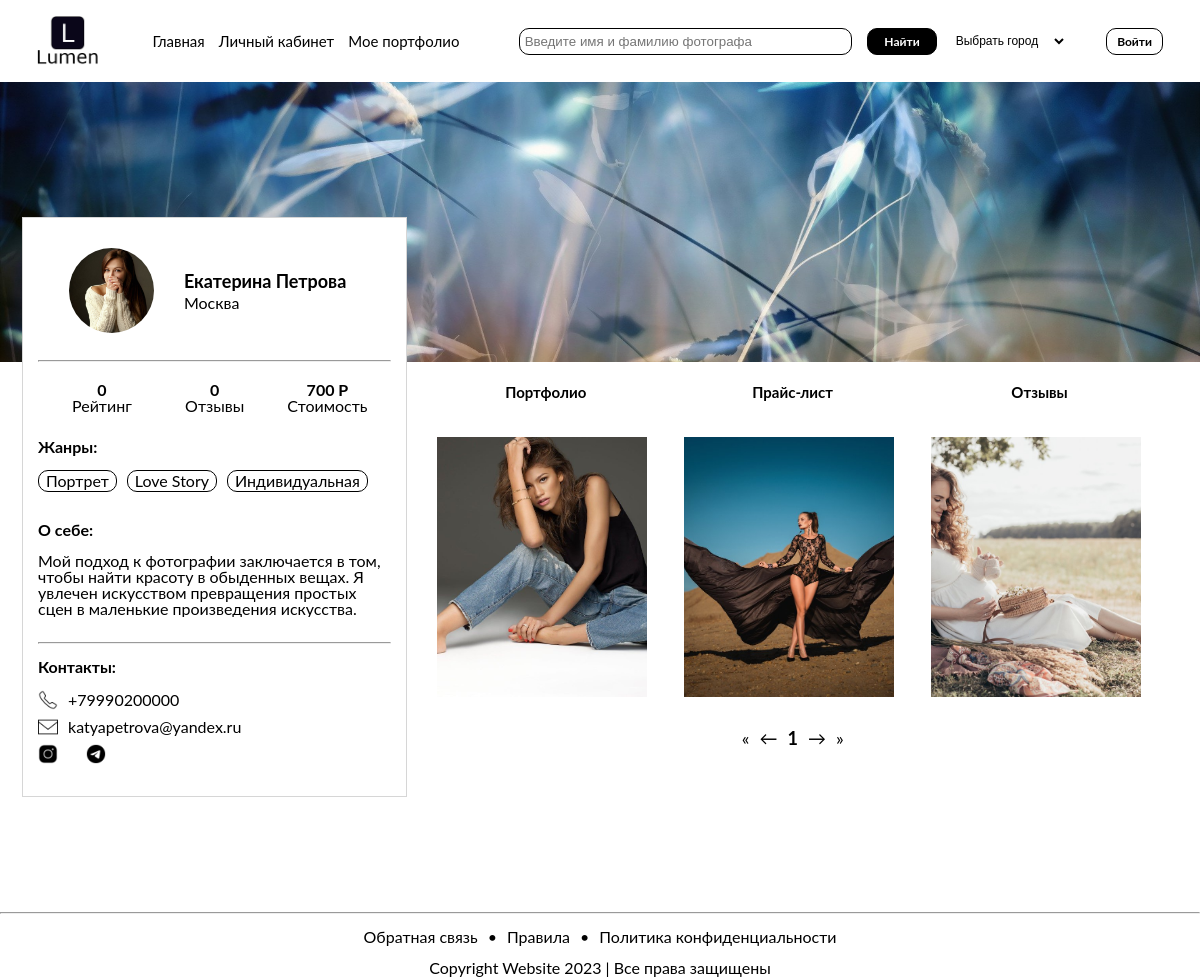
The app's page /pages/profile.php?id=12 with its own data.
### tables this page shows
CREATE TABLE `users` (
  `user_id` int(11) NOT NULL,
  `name` varchar(255) NOT NULL,
  `surname` varchar(255) NOT NULL,
  `email` varchar(255) NOT NULL,
  `password` varchar(255) NOT NULL,
  `telephone` varchar(20) DEFAULT NULL,
  `city` varchar(255) DEFAULT NULL,
  `avatar` varchar(255) DEFAULT NULL,
  `background` varchar(255) DEFAULT NULL,
  `socinst` varchar(255) DEFAULT NULL,
  `socvk` varchar(255) DEFAULT NULL,
  `soctg` varchar(255) DEFAULT NULL,
  `description` text,
  `photographer` tinyint(1) DEFAULT NULL
);

CREATE TABLE `portfolio` (
  `photo_id` int(11) NOT NULL,
  `user_id` int(11) DEFAULT NULL,
  `path_to_photo` varchar(255) NOT NULL,
  `framing` varchar(255) DEFAULT NULL
);

### pages/profile.php (the view, shortened to what this page needs)
<?php include('../include/db_connect.php') ?>
<!DOCTYPE html>
<html lang="en">
<head>
  <link rel="stylesheet" href="/css/reset.css">
  <link rel="stylesheet" href="/css/setka.css">
  <link rel="stylesheet" href="/css/main.css">
  <link rel="stylesheet" href="/css/profile.css">
</head>
<body>
  <?php include('../include/menu.php') ?>
  <section class="profile">
    <?php
    $user_id = $_GET['id'];
    $queryUser = "SELECT name, surname, city, avatar, background, email, telephone, socinst, socvk, soctg, description FROM users WHERE user_id = $user_id";
    $resultUser = $mysqli->query($queryUser);
    if ($resultUser->num_rows > 0) {
      $rowUser = $resultUser->fetch_assoc();
      $name = $rowUser['name'];
      $surname = $rowUser['surname'];
      $city = $rowUser['city'];
      $avatar = $rowUser['avatar'];
      $background = $rowUser['background'];
      $telephone = $rowUser['telephone'];
      $email = $rowUser['email'];
      $socinst = $rowUser['socinst'];
      $socvk = $rowUser['socvk'];
      $soctg = $rowUser['soctg'];
      $description = $rowUser['description'];
    }
    ?>
    <div class="profile__fon">
      <?php
      if (!empty($background)) {
        echo '<img class="fon__image " src="/' . $background . '" alt="User Fon">';
      } else {
        echo '<img class="fon__image " src="/img/fon.jpg" alt="User Fon">';
      }
      ?>
    </div>
    <div class="container">
      <div class="row allblocks">
        <div class="col-4 profile__block">
          <div class="row profile__info justify__content__evenly align__items__center">
            <div class="col-3 profile__avatar"><img class="profile__avatar__img" src="/<?php echo $avatar; ?>"></div>
            <div class="col-7 profile__name">
              <p class="name__style"><?php echo $name; ?></p>
              <p class="name__style"><?php echo $surname; ?></p>
              <p><?php echo $city; ?></p>
            </div>
          </div>
          <hr class="profile__line">
          <div class="row profile__marks">
            <div class="col-4-card">
              <div>
                <p class="marks__value"><span class="rating_value">0</span></p>
              </div>
              <div>
                <p>Рейтинг</p>
              </div>
            </div>
            <div class="col-4-card">
              <div>
                <p class="marks__value"><span class="count__reviews_value">0</span></p>
              </div>
              <div>
                <p>Отзывы</p>
              </div>
            </div>
            <?php
            $queryMinPrice = "SELECT IFNULL(MIN(price), 0) AS min_price FROM services WHERE user_id = $user_id";
            $resultMinPrice = $mysqli->query($queryMinPrice);
            $rowMinPrice = $resultMinPrice->fetch_assoc();
            if ($rowMinPrice) {
              $minPrice = $rowMinPrice['min_price'];
              echo '<div class="col-4-card">';
              echo '<div><p class="marks__value">' . $minPrice . ' Р</p></div>';
              echo '<div><p>Стоимость</p></div>';
              echo '</div>';
            }
            ?>
          </div>
          <div class="profile__styles">
            <div class="profile__styles__name">Жанры:</div>
            <?php
            $queryGenres = "SELECT genre_name FROM genres
            JOIN photographergenres ON genres.genre_id = photographergenres.genre_id
            WHERE photographergenres.user_id = $user_id";
            $genres = array();
            $resultGenres = $mysqli->query($queryGenres);
            if ($resultGenres->num_rows > 0) {
              while ($rowGenre = $resultGenres->fetch_assoc()) {
                $genres[] = $rowGenre['genre_name'];
              }
            }
            ?>
            <div class="profile__styles__items">
              <?php
              foreach ($genres as $genre) {
                echo '<div class="profile__styles__item">' . $genre . '</div>';
              }
              ?>
            </div>
          </div>
          <div class="profile__about">
            <div class="profile__about__name">О себе:</div>
            <div class="profile__about__text"><?php echo $description; ?></div>
          </div>
          <hr class="profile__line">
          <div class="profile__contacts">
            <div class="profile__contacts__name">Контакты:</div>
            <div>
              <div class="profile__contacts__phone">
                <img class="phone__icon" src="/img/phone.png" alt="">
                <p class="phone__number"><?php echo $telephone; ?></p>
              </div>
            </div>
            <div>
              <div class="profile__contacts__email">
                <img class="email__icon" src="/img/email.png" alt="">
                <p class="email__text"><?php echo $email; ?></p>
              </div>
            </div>
            <div class="profile__contacts__soc">
              <a href="https://instagram.com/<?php echo $socinst; ?>"><img class="profile__contacts__soc__item" src="/img/inst.png" alt=""></a>
              <a href="http://vk.com/id<?php echo $socvk; ?>"><img class="profile__contacts__soc__item" src="/img/vk.png" alt=""></a>
              <a href="https://t.me/<?php echo $soctg; ?>"><img class="profile__contacts__soc__item" src="/img/tg.png" alt=""></a>
            </div>
          </div>
        </div>
        <div class="col-8 profile__portfolio">
          <div class="row profile__btn">
            <div class="col-4 portfolio">
              <button class="portfolio__btn" id="showPortfolio">Портфолио</button>
            </div>
            <div class="col-4 price">
              <button class="portfolio__btn" id="showServices">Прайс-лист</button>
            </div>
            <div class="col-4 review">
              <button class="portfolio__btn" id="showReviews">Отзывы</button>
            </div>
          </div>
          <div class="row portfolio__photo" id="portfolio">
            <?php
            $queryPhotos = "SELECT path_to_photo FROM portfolio WHERE user_id = $user_id ORDER BY photo_id DESC";
            $resultPhotos = $mysqli->query($queryPhotos);
            if ($resultPhotos->num_rows > 0) {
              while ($rowPhoto = $resultPhotos->fetch_assoc()) {
                $photoPath = $rowPhoto['path_to_photo'];
                echo '<div class="col-4 photo__block"><a href="' . $photoPath . '" class="card__photo-link">';
                echo '<div><img class="photo__item" src="/' . $photoPath . '"></a></div>';
                echo '</div>';
              }
            }
            ?>
            <div class="col-12 pagination" id="pagination_portfolio"></div>
          </div>
  </section>
  <?php include('../include/footer.php') ?>
</body>
</html>

### css/setka.css (style rules this page uses)
a { text-decoration: none; }
.container { width: 1160px; margin: 0 auto; box-sizing: border-box; }
.row { display: flex; flex-wrap: wrap; display: -webkit-flex; display: -ms-flex; }
.justify__content__evenly { justify-content: space-evenly; }
.align__items__center { align-items: center; }
.col-1, .col-2, .col-3, .col-3-9, .col-4, .col-5, .col-6, .col-7, .col-8, .col-9, .col-10, .col-11, .col-12 { width: 100%; box-sizing: border-box; padding-left: 15px; padding-right: 15px; }
img { object-fit: cover; width: 100%; height: auto; }
@media (min-width: 576px) { .container { max-width: 90%; } }
@media (min-width: 771px) { .container { max-width: 90%; } }
@media (min-width: 0px) { .container { max-width: 90%; } }
@media (min-width: 0px) { .col-3 { flex: 0 0 25%; max-width: 25%; } }
@media (min-width: 0px) { .col-4 { flex: 0 0 33.333333%; max-width: 33.333333%; } }
@media (min-width: 0px) { .col-7 { flex: 0 0 58.333333%; max-width: 58.333333%; } }
@media (min-width: 0px) { .col-8 { flex: 0 0 66.666667%; max-width: 66.666667%; } }
@media (min-width: 0px) { .col-12 { flex: 0 0 100%; max-width: 100%; } }

### css/main.css (style rules this page uses)
body { font-family: Lato; }
.col-4-card { flex: 0 0 calc(33.3333% - 10px); margin-right: 5px; display: flex; flex-direction: column; align-items: center; }
.col-4-card:last-child { margin-right: 0; }
.marks__value { font-weight: 700; }
@media screen and (min-width:0px) and (max-width:1200px) { .container { max-width: 96.334%; } }

### css/profile.css (style rules this page uses)
.profile { margin-top: 15px; position: relative; z-index: 2; }
.fon__image { height: 280px; object-fit: cover; }
.profile__block { margin-top: 135px; background: #FFF; border: 0.5px solid #d6d6d6; position: relative; z-index: 1; max-height: 650px; }
.profile__portfolio { margin-top: 300px; position: relative; z-index: 1; }
.profile__fon { position: absolute; top: 0; left: 0; width: 100%; height: 100%; z-index: 0; }
.profile__info { margin-top: 30px; margin-bottom: 25px; }
.profile__line { margin: 0; }
.profile__avatar__img { width: 85px; height: 85px; border-radius: 50%; object-fit: cover; }
.name__style { font-size: 18px; font-style: normal; font-weight: 700; display: inline-block; margin-bottom: 5px; }
.profile__marks { margin-top: 20px; display: flex; flex-wrap: wrap; justify-content: center; margin-bottom: 10px; }
.profile__styles { margin-top: 25px; }
.profile__styles__items { display: inline-block; }
.profile__styles__name, .profile__about__name, .profile__contacts__name { margin-bottom: 15px; font-size: 16px; font-style: normal; font-weight: 700; }
.profile__styles__item { display: inline-block; border-radius: 10px; border: 0.5px solid #000; padding: 2px 7px; margin-right: 10px; margin-bottom: 5px; cursor: pointer; }
.profile__about { margin-top: 25px; margin-bottom: 25px; }
.profile__about__text { max-height: 80px; overflow-y: auto; }
.profile__about__name, .profile__contacts__name { margin-bottom: 15px; }
.profile__contacts { margin-top: 15px; margin-bottom: 30px; }
.profile__contacts__phone, .profile__contacts__email { margin-bottom: 7px; }
.profile__contacts__phone, .profile__contacts__email { display: flex; align-items: center; }
.phone__number, .email__text { padding-left: 10px; }
.profile__contacts__soc__item, .email__icon, .phone__icon { width: 20px; object-fit: cover; display: inline-block; }
.profile__btn { text-align: center; }
.portfolio__btn { font-family: Lato; font-size: 15px; font-style: normal; font-weight: 700; line-height: normal; cursor: pointer; border: none; background-color: transparent; }
.portfolio__photo, .portfolio__price, .portfolio__reviews { margin-top: 35px; }
.photo__item { width: 210px; height: 260px; object-fit: cover; margin-bottom: 30px; }
@media screen and (min-width:0px) and (max-width:1241px) { .profile__name { margin-left: 10px; } }

### records on screen
users: avatar (picture), name "Екатерина", surname "Петрова", city "Москва", description "Мой подход к фотографии заключается в том, чтобы найти красоту в обыденных вещах. Я увлечен искусством превращения простых сцен в маленькие произведения искусства.", telephone "+79990200000", email "katyapetrova@yandex.ru"
portfolio: path_to_photo (picture)
portfolio: path_to_photo (picture)
portfolio: path_to_photo (picture)

### other values on screen
$minPrice "700"
$genre "Портрет"
$genre "Love Story"
$genre "Индивидуальная"
